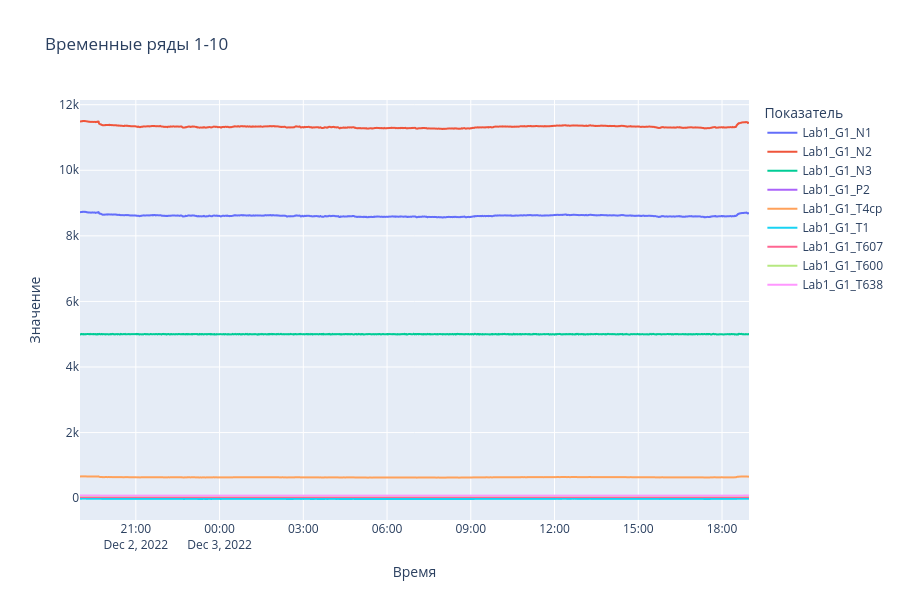
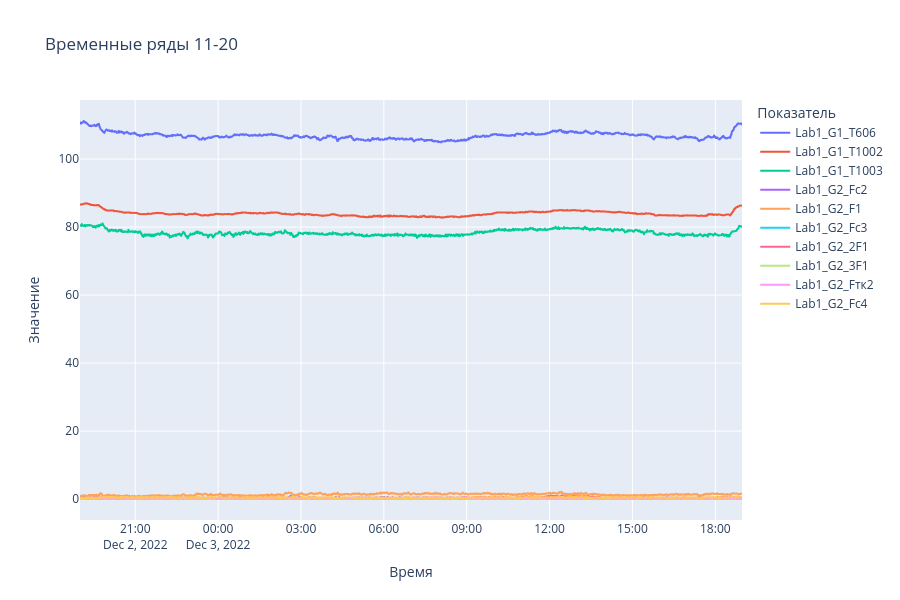
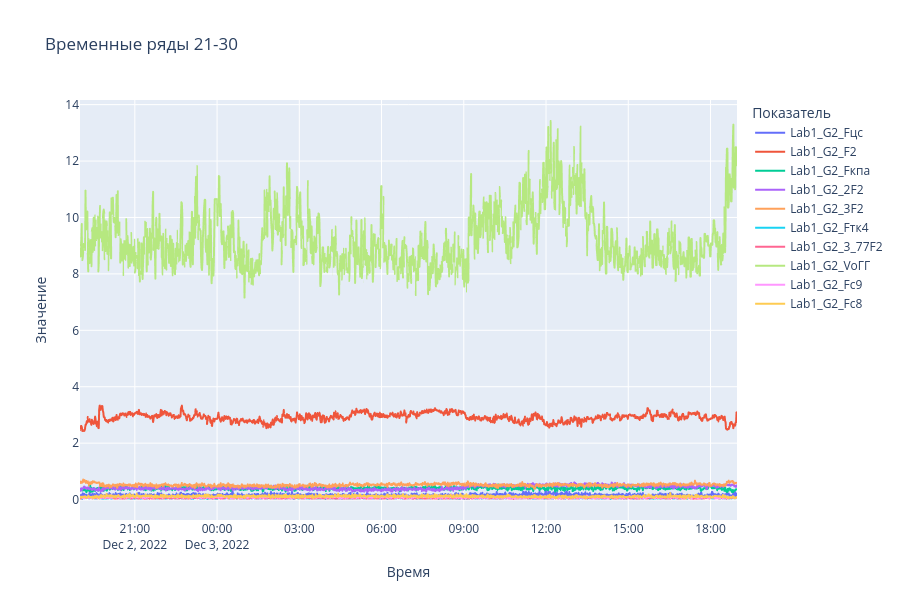
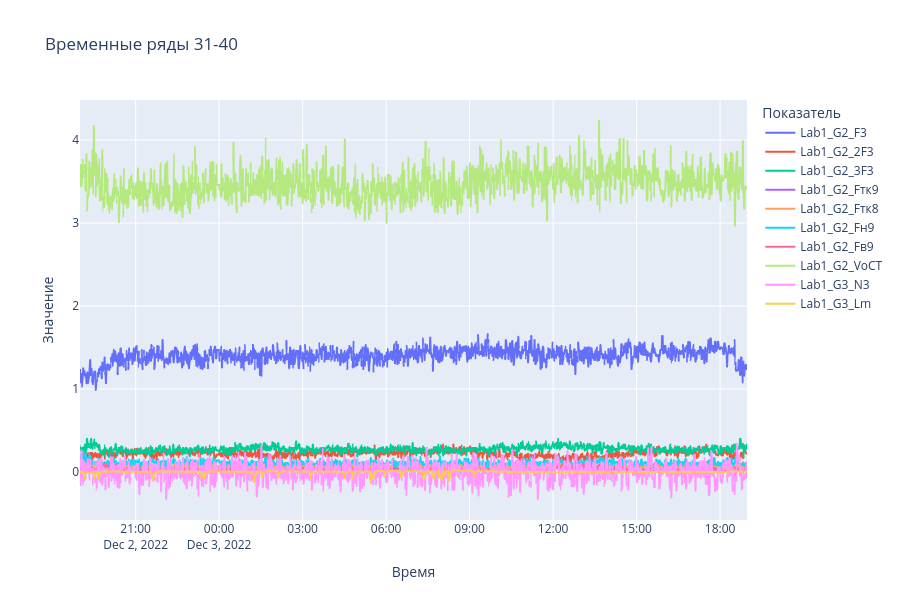

Source (notebook cell) for these figures, in order:
### Markdown cell above
# Визуализация

### Code cell
print(f"Найдем колонки где данные принимают только 1 значение.")
# Количество уникальных значений в каждой колонке
nunique = df.nunique(dropna=False)

# Колонки, где только одно уникальное значение
constant_cols = nunique[nunique == 1].index.tolist()

print(f"Константных колонок: {len(constant_cols)}")
constant_cols

df_for_visualization = df.drop(columns=constant_cols)

print(f"Было колонок: {df.shape[1]}")
print(f"Стало колонок: {df_for_visualization.shape[1]}")
print(f"Удалено константных колонок: {len(constant_cols)}")

visualization_cols = df_for_visualization.columns

batch_size = 10

for i in range(0, len(visualization_cols), batch_size):
    cols_batch = visualization_cols[i:i + batch_size]

    fig = px.line(
        df_for_visualization,
        x="TS",
        y=cols_batch,
        title=f"Временные ряды {i + 1}-{i + len(cols_batch)}",
    )

    fig.update_layout(
        height=600,
        xaxis_title="Время",
        yaxis_title="Значение",
        legend_title="Показатель",
    )

    fig.show()
    
constant_values = (
    df[constant_cols]
    .iloc[0]
    .reset_index()
)

constant_values.columns = ["column", "constant_value"]

constant_values_sorted = constant_values.sort_values(
    "constant_value",
    ascending=True
)

fig = px.bar(
    constant_values_sorted,
    x="column",
    y="constant_value",
    title="Константные признаки и их значения",
)

fig.update_layout(
    height=500,
    xaxis_title="Признак",
    yaxis_title="Постоянное значение",
    xaxis_tickangle=-45,
)

fig.show()

### Figure 1 — Plotly figure (JSON) as saved in the notebook; plotly's stock layout.template omitted (floating-point values rounded to 4 significant figures; data arrays with more than 128 entries replaced by an {"elided": "..."} marker saying what was removed)
{"data": [{"hovertemplate": "variable=Lab1_G1_N1<br>TS=%{x}<br>value=%{y}<extra></extra>", "legendgroup": "Lab1_G1_N1", "line": {"color": "#636efa", "dash": "solid"}, "marker": {"symbol": "circle"}, "mode": "lines", "name": "Lab1_G1_N1", "showlegend": true, "type": "scattergl", "x": {"elided": "1439 str values"}, "xaxis": "x", "y": {"elided": "1439 float values"}, "yaxis": "y"}, {"hovertemplate": "variable=Lab1_G1_N2<br>TS=%{x}<br>value=%{y}<extra></extra>", "legendgroup": "Lab1_G1_N2", "line": {"color": "#EF553B", "dash": "solid"}, "marker": {"symbol": "circle"}, "mode": "lines", "name": "Lab1_G1_N2", "showlegend": true, "type": "scattergl", "x": {"elided": "1439 str values"}, "xaxis": "x", "y": {"elided": "1439 float values"}, "yaxis": "y"}, {"hovertemplate": "variable=Lab1_G1_N3<br>TS=%{x}<br>value=%{y}<extra></extra>", "legendgroup": "Lab1_G1_N3", "line": {"color": "#00cc96", "dash": "solid"}, "marker": {"symbol": "circle"}, "mode": "lines", "name": "Lab1_G1_N3", "showlegend": true, "type": "scattergl", "x": {"elided": "1439 str values"}, "xaxis": "x", "y": {"elided": "1439 float values"}, "yaxis": "y"}, {"hovertemplate": "variable=Lab1_G1_P2<br>TS=%{x}<br>value=%{y}<extra></extra>", "legendgroup": "Lab1_G1_P2", "line": {"color": "#ab63fa", "dash": "solid"}, "marker": {"symbol": "circle"}, "mode": "lines", "name": "Lab1_G1_P2", "showlegend": true, "type": "scattergl", "x": {"elided": "1439 str values"}, "xaxis": "x", "y": {"elided": "1439 float values"}, "yaxis": "y"}, {"hovertemplate": "variable=Lab1_G1_T4ср<br>TS=%{x}<br>value=%{y}<extra></extra>", "legendgroup": "Lab1_G1_T4ср", "line": {"color": "#FFA15A", "dash": "solid"}, "marker": {"symbol": "circle"}, "mode": "lines", "name": "Lab1_G1_T4ср", "showlegend": true, "type": "scattergl", "x": {"elided": "1439 str values"}, "xaxis": "x", "y": {"elided": "1439 float values"}, "yaxis": "y"}, {"hovertemplate": "variable=Lab1_G1_T1<br>TS=%{x}<br>value=%{y}<extra></extra>", "legendgroup": "Lab1_G1_T1", "line": {"color": "#19d3f3", "dash": "solid"}, "marker": {"symbol": "circle"}, "mode": "lines", "name": "Lab1_G1_T1", "showlegend": true, "type": "scattergl", "x": {"elided": "1439 str values"}, "xaxis": "x", "y": {"elided": "1439 float values"}, "yaxis": "y"}, {"hovertemplate": "variable=Lab1_G1_T607<br>TS=%{x}<br>value=%{y}<extra></extra>", "legendgroup": "Lab1_G1_T607", "line": {"color": "#FF6692", "dash": "solid"}, "marker": {"symbol": "circle"}, "mode": "lines", "name": "Lab1_G1_T607", "showlegend": true, "type": "scattergl", "x": {"elided": "1439 str values"}, "xaxis": "x", "y": {"elided": "1439 float values"}, "yaxis": "y"}, {"hovertemplate": "variable=Lab1_G1_T600<br>TS=%{x}<br>value=%{y}<extra></extra>", "legendgroup": "Lab1_G1_T600", "line": {"color": "#B6E880", "dash": "solid"}, "marker": {"symbol": "circle"}, "mode": "lines", "name": "Lab1_G1_T600", "showlegend": true, "type": "scattergl", "x": {"elided": "1439 str values"}, "xaxis": "x", "y": {"elided": "1439 float values"}, "yaxis": "y"}, {"hovertemplate": "variable=Lab1_G1_T638<br>TS=%{x}<br>value=%{y}<extra></extra>", "legendgroup": "Lab1_G1_T638", "line": {"color": "#FF97FF", "dash": "solid"}, "marker": {"symbol": "circle"}, "mode": "lines", "name": "Lab1_G1_T638", "showlegend": true, "type": "scattergl", "x": {"elided": "1439 str values"}, "xaxis": "x", "y": {"elided": "1439 float values"}, "yaxis": "y"}], "layout": {"height": 600, "legend": {"title": {"text": "Показатель"}, "tracegroupgap": 0}, "title": {"text": "Временные ряды 1-10"}, "xaxis": {"anchor": "y", "domain": [0, 1], "title": {"text": "Время"}}, "yaxis": {"anchor": "x", "domain": [0, 1], "title": {"text": "Значение"}}}}

### Figure 2 — Plotly figure (JSON) as saved in the notebook; plotly's stock layout.template omitted (floating-point values rounded to 4 significant figures; data arrays with more than 128 entries replaced by an {"elided": "..."} marker saying what was removed)
{"data": [{"hovertemplate": "variable=Lab1_G1_T606<br>TS=%{x}<br>value=%{y}<extra></extra>", "legendgroup": "Lab1_G1_T606", "line": {"color": "#636efa", "dash": "solid"}, "marker": {"symbol": "circle"}, "mode": "lines", "name": "Lab1_G1_T606", "showlegend": true, "type": "scattergl", "x": {"elided": "1439 str values"}, "xaxis": "x", "y": {"elided": "1439 float values"}, "yaxis": "y"}, {"hovertemplate": "variable=Lab1_G1_T1002<br>TS=%{x}<br>value=%{y}<extra></extra>", "legendgroup": "Lab1_G1_T1002", "line": {"color": "#EF553B", "dash": "solid"}, "marker": {"symbol": "circle"}, "mode": "lines", "name": "Lab1_G1_T1002", "showlegend": true, "type": "scattergl", "x": {"elided": "1439 str values"}, "xaxis": "x", "y": {"elided": "1439 float values"}, "yaxis": "y"}, {"hovertemplate": "variable=Lab1_G1_T1003<br>TS=%{x}<br>value=%{y}<extra></extra>", "legendgroup": "Lab1_G1_T1003", "line": {"color": "#00cc96", "dash": "solid"}, "marker": {"symbol": "circle"}, "mode": "lines", "name": "Lab1_G1_T1003", "showlegend": true, "type": "scattergl", "x": {"elided": "1439 str values"}, "xaxis": "x", "y": {"elided": "1439 float values"}, "yaxis": "y"}, {"hovertemplate": "variable=Lab1_G2_Fc2<br>TS=%{x}<br>value=%{y}<extra></extra>", "legendgroup": "Lab1_G2_Fc2", "line": {"color": "#ab63fa", "dash": "solid"}, "marker": {"symbol": "circle"}, "mode": "lines", "name": "Lab1_G2_Fc2", "showlegend": true, "type": "scattergl", "x": {"elided": "1439 str values"}, "xaxis": "x", "y": {"elided": "1439 float values"}, "yaxis": "y"}, {"hovertemplate": "variable=Lab1_G2_F1<br>TS=%{x}<br>value=%{y}<extra></extra>", "legendgroup": "Lab1_G2_F1", "line": {"color": "#FFA15A", "dash": "solid"}, "marker": {"symbol": "circle"}, "mode": "lines", "name": "Lab1_G2_F1", "showlegend": true, "type": "scattergl", "x": {"elided": "1439 str values"}, "xaxis": "x", "y": {"elided": "1439 float values"}, "yaxis": "y"}, {"hovertemplate": "variable=Lab1_G2_Fc3<br>TS=%{x}<br>value=%{y}<extra></extra>", "legendgroup": "Lab1_G2_Fc3", "line": {"color": "#19d3f3", "dash": "solid"}, "marker": {"symbol": "circle"}, "mode": "lines", "name": "Lab1_G2_Fc3", "showlegend": true, "type": "scattergl", "x": {"elided": "1439 str values"}, "xaxis": "x", "y": {"elided": "1439 float values"}, "yaxis": "y"}, {"hovertemplate": "variable=Lab1_G2_2F1<br>TS=%{x}<br>value=%{y}<extra></extra>", "legendgroup": "Lab1_G2_2F1", "line": {"color": "#FF6692", "dash": "solid"}, "marker": {"symbol": "circle"}, "mode": "lines", "name": "Lab1_G2_2F1", "showlegend": true, "type": "scattergl", "x": {"elided": "1439 str values"}, "xaxis": "x", "y": {"elided": "1439 float values"}, "yaxis": "y"}, {"hovertemplate": "variable=Lab1_G2_3F1<br>TS=%{x}<br>value=%{y}<extra></extra>", "legendgroup": "Lab1_G2_3F1", "line": {"color": "#B6E880", "dash": "solid"}, "marker": {"symbol": "circle"}, "mode": "lines", "name": "Lab1_G2_3F1", "showlegend": true, "type": "scattergl", "x": {"elided": "1439 str values"}, "xaxis": "x", "y": {"elided": "1439 float values"}, "yaxis": "y"}, {"hovertemplate": "variable=Lab1_G2_Fтк2<br>TS=%{x}<br>value=%{y}<extra></extra>", "legendgroup": "Lab1_G2_Fтк2", "line": {"color": "#FF97FF", "dash": "solid"}, "marker": {"symbol": "circle"}, "mode": "lines", "name": "Lab1_G2_Fтк2", "showlegend": true, "type": "scattergl", "x": {"elided": "1439 str values"}, "xaxis": "x", "y": {"elided": "1439 float values"}, "yaxis": "y"}, {"hovertemplate": "variable=Lab1_G2_Fc4<br>TS=%{x}<br>value=%{y}<extra></extra>", "legendgroup": "Lab1_G2_Fc4", "line": {"color": "#FECB52", "dash": "solid"}, "marker": {"symbol": "circle"}, "mode": "lines", "name": "Lab1_G2_Fc4", "showlegend": true, "type": "scattergl", "x": {"elided": "1439 str values"}, "xaxis": "x", "y": {"elided": "1439 float values"}, "yaxis": "y"}], "layout": {"height": 600, "legend": {"title": {"text": "Показатель"}, "tracegroupgap": 0}, "title": {"text": "Временные ряды 11-20"}, "xaxis": {"anchor": "y", "domain": [0, 1], "title": {"text": "Время"}}, "yaxis": {"anchor": "x", "domain": [0, 1], "title": {"text": "Значение"}}}}

### Figure 3 — Plotly figure (JSON) as saved in the notebook; plotly's stock layout.template omitted (floating-point values rounded to 4 significant figures; data arrays with more than 128 entries replaced by an {"elided": "..."} marker saying what was removed)
{"data": [{"hovertemplate": "variable=Lab1_G2_Fцс<br>TS=%{x}<br>value=%{y}<extra></extra>", "legendgroup": "Lab1_G2_Fцс", "line": {"color": "#636efa", "dash": "solid"}, "marker": {"symbol": "circle"}, "mode": "lines", "name": "Lab1_G2_Fцс", "showlegend": true, "type": "scattergl", "x": {"elided": "1439 str values"}, "xaxis": "x", "y": {"elided": "1439 float values"}, "yaxis": "y"}, {"hovertemplate": "variable=Lab1_G2_F2<br>TS=%{x}<br>value=%{y}<extra></extra>", "legendgroup": "Lab1_G2_F2", "line": {"color": "#EF553B", "dash": "solid"}, "marker": {"symbol": "circle"}, "mode": "lines", "name": "Lab1_G2_F2", "showlegend": true, "type": "scattergl", "x": {"elided": "1439 str values"}, "xaxis": "x", "y": {"elided": "1439 float values"}, "yaxis": "y"}, {"hovertemplate": "variable=Lab1_G2_Fкпа<br>TS=%{x}<br>value=%{y}<extra></extra>", "legendgroup": "Lab1_G2_Fкпа", "line": {"color": "#00cc96", "dash": "solid"}, "marker": {"symbol": "circle"}, "mode": "lines", "name": "Lab1_G2_Fкпа", "showlegend": true, "type": "scattergl", "x": {"elided": "1439 str values"}, "xaxis": "x", "y": {"elided": "1439 float values"}, "yaxis": "y"}, {"hovertemplate": "variable=Lab1_G2_2F2<br>TS=%{x}<br>value=%{y}<extra></extra>", "legendgroup": "Lab1_G2_2F2", "line": {"color": "#ab63fa", "dash": "solid"}, "marker": {"symbol": "circle"}, "mode": "lines", "name": "Lab1_G2_2F2", "showlegend": true, "type": "scattergl", "x": {"elided": "1439 str values"}, "xaxis": "x", "y": {"elided": "1439 float values"}, "yaxis": "y"}, {"hovertemplate": "variable=Lab1_G2_3F2<br>TS=%{x}<br>value=%{y}<extra></extra>", "legendgroup": "Lab1_G2_3F2", "line": {"color": "#FFA15A", "dash": "solid"}, "marker": {"symbol": "circle"}, "mode": "lines", "name": "Lab1_G2_3F2", "showlegend": true, "type": "scattergl", "x": {"elided": "1439 str values"}, "xaxis": "x", "y": {"elided": "1439 float values"}, "yaxis": "y"}, {"hovertemplate": "variable=Lab1_G2_Fтк4<br>TS=%{x}<br>value=%{y}<extra></extra>", "legendgroup": "Lab1_G2_Fтк4", "line": {"color": "#19d3f3", "dash": "solid"}, "marker": {"symbol": "circle"}, "mode": "lines", "name": "Lab1_G2_Fтк4", "showlegend": true, "type": "scattergl", "x": {"elided": "1439 str values"}, "xaxis": "x", "y": {"elided": "1439 float values"}, "yaxis": "y"}, {"hovertemplate": "variable=Lab1_G2_3_77F2<br>TS=%{x}<br>value=%{y}<extra></extra>", "legendgroup": "Lab1_G2_3_77F2", "line": {"color": "#FF6692", "dash": "solid"}, "marker": {"symbol": "circle"}, "mode": "lines", "name": "Lab1_G2_3_77F2", "showlegend": true, "type": "scattergl", "x": {"elided": "1439 str values"}, "xaxis": "x", "y": {"elided": "1439 float values"}, "yaxis": "y"}, {"hovertemplate": "variable=Lab1_G2_VoГГ<br>TS=%{x}<br>value=%{y}<extra></extra>", "legendgroup": "Lab1_G2_VoГГ", "line": {"color": "#B6E880", "dash": "solid"}, "marker": {"symbol": "circle"}, "mode": "lines", "name": "Lab1_G2_VoГГ", "showlegend": true, "type": "scattergl", "x": {"elided": "1439 str values"}, "xaxis": "x", "y": {"elided": "1439 float values"}, "yaxis": "y"}, {"hovertemplate": "variable=Lab1_G2_Fc9<br>TS=%{x}<br>value=%{y}<extra></extra>", "legendgroup": "Lab1_G2_Fc9", "line": {"color": "#FF97FF", "dash": "solid"}, "marker": {"symbol": "circle"}, "mode": "lines", "name": "Lab1_G2_Fc9", "showlegend": true, "type": "scattergl", "x": {"elided": "1439 str values"}, "xaxis": "x", "y": {"elided": "1439 float values"}, "yaxis": "y"}, {"hovertemplate": "variable=Lab1_G2_Fс8<br>TS=%{x}<br>value=%{y}<extra></extra>", "legendgroup": "Lab1_G2_Fс8", "line": {"color": "#FECB52", "dash": "solid"}, "marker": {"symbol": "circle"}, "mode": "lines", "name": "Lab1_G2_Fс8", "showlegend": true, "type": "scattergl", "x": {"elided": "1439 str values"}, "xaxis": "x", "y": {"elided": "1439 float values"}, "yaxis": "y"}], "layout": {"height": 600, "legend": {"title": {"text": "Показатель"}, "tracegroupgap": 0}, "title": {"text": "Временные ряды 21-30"}, "xaxis": {"anchor": "y", "domain": [0, 1], "title": {"text": "Время"}}, "yaxis": {"anchor": "x", "domain": [0, 1], "title": {"text": "Значение"}}}}

### Figure 4 — Plotly figure (JSON) as saved in the notebook; plotly's stock layout.template omitted (floating-point values rounded to 4 significant figures; data arrays with more than 128 entries replaced by an {"elided": "..."} marker saying what was removed)
{"data": [{"hovertemplate": "variable=Lab1_G2_F3<br>TS=%{x}<br>value=%{y}<extra></extra>", "legendgroup": "Lab1_G2_F3", "line": {"color": "#636efa", "dash": "solid"}, "marker": {"symbol": "circle"}, "mode": "lines", "name": "Lab1_G2_F3", "showlegend": true, "type": "scattergl", "x": {"elided": "1439 str values"}, "xaxis": "x", "y": {"elided": "1439 float values"}, "yaxis": "y"}, {"hovertemplate": "variable=Lab1_G2_2F3<br>TS=%{x}<br>value=%{y}<extra></extra>", "legendgroup": "Lab1_G2_2F3", "line": {"color": "#EF553B", "dash": "solid"}, "marker": {"symbol": "circle"}, "mode": "lines", "name": "Lab1_G2_2F3", "showlegend": true, "type": "scattergl", "x": {"elided": "1439 str values"}, "xaxis": "x", "y": {"elided": "1439 float values"}, "yaxis": "y"}, {"hovertemplate": "variable=Lab1_G2_3F3<br>TS=%{x}<br>value=%{y}<extra></extra>", "legendgroup": "Lab1_G2_3F3", "line": {"color": "#00cc96", "dash": "solid"}, "marker": {"symbol": "circle"}, "mode": "lines", "name": "Lab1_G2_3F3", "showlegend": true, "type": "scattergl", "x": {"elided": "1439 str values"}, "xaxis": "x", "y": {"elided": "1439 float values"}, "yaxis": "y"}, {"hovertemplate": "variable=Lab1_G2_Fтк9<br>TS=%{x}<br>value=%{y}<extra></extra>", "legendgroup": "Lab1_G2_Fтк9", "line": {"color": "#ab63fa", "dash": "solid"}, "marker": {"symbol": "circle"}, "mode": "lines", "name": "Lab1_G2_Fтк9", "showlegend": true, "type": "scattergl", "x": {"elided": "1439 str values"}, "xaxis": "x", "y": {"elided": "1439 float values"}, "yaxis": "y"}, {"hovertemplate": "variable=Lab1_G2_Fтк8<br>TS=%{x}<br>value=%{y}<extra></extra>", "legendgroup": "Lab1_G2_Fтк8", "line": {"color": "#FFA15A", "dash": "solid"}, "marker": {"symbol": "circle"}, "mode": "lines", "name": "Lab1_G2_Fтк8", "showlegend": true, "type": "scattergl", "x": {"elided": "1439 str values"}, "xaxis": "x", "y": {"elided": "1439 float values"}, "yaxis": "y"}, {"hovertemplate": "variable=Lab1_G2_Fн9<br>TS=%{x}<br>value=%{y}<extra></extra>", "legendgroup": "Lab1_G2_Fн9", "line": {"color": "#19d3f3", "dash": "solid"}, "marker": {"symbol": "circle"}, "mode": "lines", "name": "Lab1_G2_Fн9", "showlegend": true, "type": "scattergl", "x": {"elided": "1439 str values"}, "xaxis": "x", "y": {"elided": "1439 float values"}, "yaxis": "y"}, {"hovertemplate": "variable=Lab1_G2_Fв9<br>TS=%{x}<br>value=%{y}<extra></extra>", "legendgroup": "Lab1_G2_Fв9", "line": {"color": "#FF6692", "dash": "solid"}, "marker": {"symbol": "circle"}, "mode": "lines", "name": "Lab1_G2_Fв9", "showlegend": true, "type": "scattergl", "x": {"elided": "1439 str values"}, "xaxis": "x", "y": {"elided": "1439 float values"}, "yaxis": "y"}, {"hovertemplate": "variable=Lab1_G2_VoСТ<br>TS=%{x}<br>value=%{y}<extra></extra>", "legendgroup": "Lab1_G2_VoСТ", "line": {"color": "#B6E880", "dash": "solid"}, "marker": {"symbol": "circle"}, "mode": "lines", "name": "Lab1_G2_VoСТ", "showlegend": true, "type": "scattergl", "x": {"elided": "1439 str values"}, "xaxis": "x", "y": {"elided": "1439 float values"}, "yaxis": "y"}, {"hovertemplate": "variable=Lab1_G3_N3<br>TS=%{x}<br>value=%{y}<extra></extra>", "legendgroup": "Lab1_G3_N3", "line": {"color": "#FF97FF", "dash": "solid"}, "marker": {"symbol": "circle"}, "mode": "lines", "name": "Lab1_G3_N3", "showlegend": true, "type": "scattergl", "x": {"elided": "1439 str values"}, "xaxis": "x", "y": {"elided": "1439 float values"}, "yaxis": "y"}, {"hovertemplate": "variable=Lab1_G3_Lm<br>TS=%{x}<br>value=%{y}<extra></extra>", "legendgroup": "Lab1_G3_Lm", "line": {"color": "#FECB52", "dash": "solid"}, "marker": {"symbol": "circle"}, "mode": "lines", "name": "Lab1_G3_Lm", "showlegend": true, "type": "scattergl", "x": {"elided": "1439 str values"}, "xaxis": "x", "y": {"elided": "1439 float values"}, "yaxis": "y"}], "layout": {"height": 600, "legend": {"title": {"text": "Показатель"}, "tracegroupgap": 0}, "title": {"text": "Временные ряды 31-40"}, "xaxis": {"anchor": "y", "domain": [0, 1], "title": {"text": "Время"}}, "yaxis": {"anchor": "x", "domain": [0, 1], "title": {"text": "Значение"}}}}
